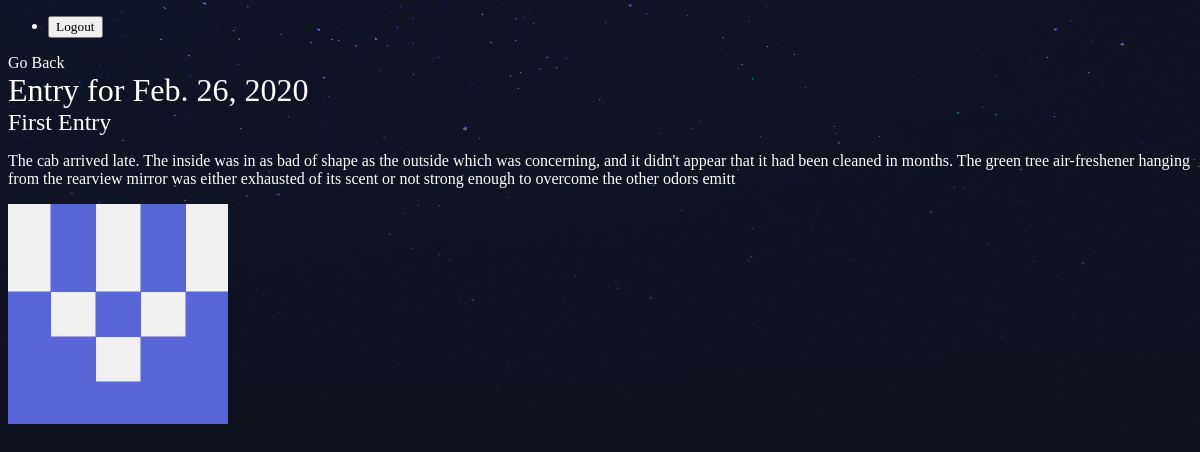
The page /dailyjournal/first-ever on the database its author committed.
### dailyjournal/models.py (models this page shows, shortened)
class Entry(models.Model):
    title = models.CharField(max_length=100)
    slug = models.SlugField()
    body = models.TextField(max_length=300)
    date = models.DateField(auto_now_add=True)
    thumb = models.ImageField(default='default.png',blank=True)

### dailyjournal/views.py (the view)
# urls.py: path('<slug:slug>', views.entry_detail, name='detail'),
def entry_detail(request,slug):
    entry = Entry.objects.get(slug=slug)
    return render(request, 'dailyjournal/entry.html', {'entry' : entry})

### dailyjournal/templates/dailyjournal/entry.html
{% extends 'base.html' %}
{% block content %}
    <h4><a href="/dailyjournal/">Go Back</a></h4>
    <h1>Entry for {{ entry.date }} </h1>
    <div class="entry">
        <h2>{{ entry.title }}</a></h2>
        <p> {{ entry.body }}</p>
        <p><img src="{{ entry.thumb.url }}"></p>
    </div>
{% endblock %}

### static/styles.css (style rules this page uses)
body { background-color: #0f121f; background-image: url(/static/stars.png); background-repeat: no-repeat; background-size: cover; color: #fff; }
body * { font-family: Ubuntu; }
h1, h2, h3, h4, h5 { font-weight: normal; margin: 0; }
a, a:hover, a:visited { color: #fff; text-decoration: none; }

### rows shown on the page
Entry: date "Feb. 26, 2020", title "First Entry", body "The cab arrived late. The inside was in as bad of shape as the outside which was concerning, and it didn't appear that it had been cleaned in months. The green tree air-freshener hanging from the rearview mirror was either exhausted of its scent or not strong enough to overcome the other odors emitt", thumb (placeholder picture)
